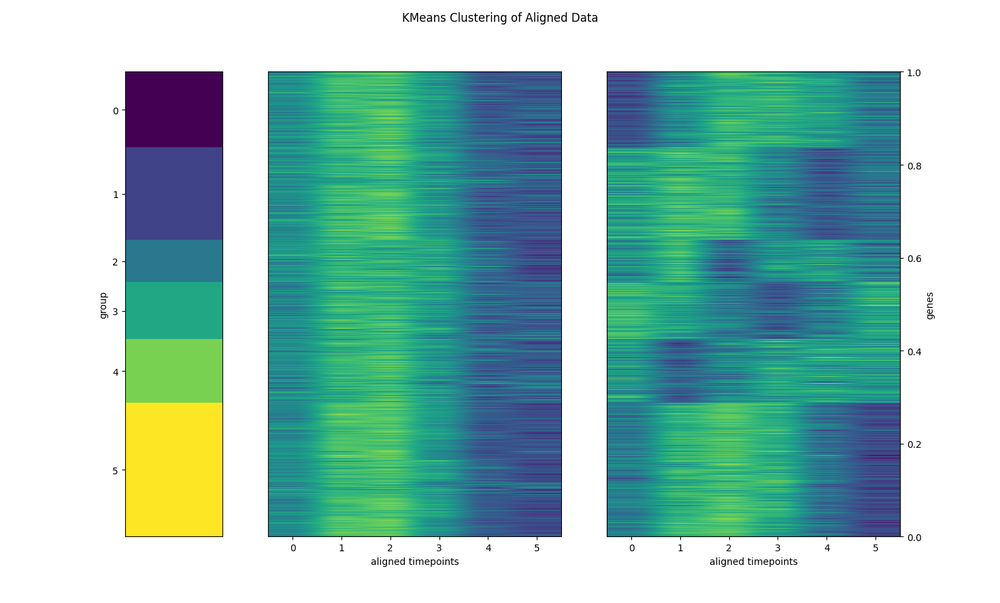
#> input picture week5/Cluster_gene_exp_3.4.png, 1000 x 603 px, shrunk from 1470 x 886 before the run
$ python -i cole_funcs.py   (imports and definitions only)
#> lines starting #> are read from the running program, lines starting #| are printed output that depends on the picture
import numpy as np
from unsupervised_framework import align_times, plot_hm, normalize_data
from sklearn.decomposition import PCA
import matplotlib.pyplot as plt
from sklearn.cluster import KMeans


def pca_from_data(data):
    #function to load data, perform PCA, and plot the first 2 PCs

    genes = np.array([name.rstrip() for name in open('gene_names.txt')])
    sample_labels = np.array([name.rstrip().split('\t') for name in open('samples.txt')])
    times = np.array([int(time.split('_')[1]) for time, rep in sample_labels if rep == 1], dtype=np.int32)
    rep_times = np.array([int(time.split('_')[1]) for time, rep in sample_labels], dtype=np.int32)
    reps = np.array([int(rep.split('_')[1]) for time, rep in sample_labels], dtype=np.int32)

    ## The above was all provided

    rep_pca = PCA(2, random_state=42).fit_transform(data.T) ## the instructions say to do all of these steps
    # print(rep_pca) # Good 'ol print debugging
    plt.scatter(rep_pca[:, 0], rep_pca[:, 1], c=rep_times, cmap='Set1', s=reps*15) ## looked up matplotlib scatter function and it showed the following
    plt.title('PCA of Replicate Data (1.3)')
    plt.xlabel('PC1')
    plt.ylabel('PC2')
    plt.show()

def ex_2():
    #function to calc means and std, perform PCA, and plot the first
    nf_rep_data = np.loadtxt('WT_NF_Ctrl_rep_counts.tsv')
    rapa_data = np.loadtxt('WT_NF_Rapa_counts.tsv')
    nf_data = np.loadtxt('WT_NF_Ctrl_counts.tsv')

    genes = np.array([name.rstrip() for name in open('gene_names.txt')])
    sample_labels = np.array([name.rstrip().split('\t') for name in open('samples.txt')])
    times = np.array([int(time.split('_')[1]) for time, rep in sample_labels if rep == 1], dtype=np.int32)
    rep_times = np.array([int(time.split('_')[1]) for time, rep in sample_labels], dtype=np.int32)
    reps = np.array([int(rep.split('_')[1]) for time, rep in sample_labels], dtype=np.int32)

    ## The above was all provided
    # print(nf_rep_data)

    ref_means = np.mean(nf_rep_data, axis = 1)
    ref_std = np.std(nf_rep_data, axis = 1)
    nf_means = np.mean(nf_data,axis = 1)
    nf_std = np.std(nf_data,axis = 1)
    rapa_means = np.mean(rapa_data,axis = 1)
    rapa_std = np.std(rapa_data,axis = 1)

    # print(nf_rep_data.shape, ref_means.shape, ref_std.shape)

    # Make boolean arrays for filtering - if above a value it'll replace it with TRUE
    ref_bool = ref_means > 0.85
    ref_bool = ref_bool & (ref_std/ref_means > 0.115)
    nf_bool = nf_means > 0.85
    nf_bool = nf_bool & (nf_std/nf_means > 0.115)
    rapa_bool = rapa_means > 0.85
    rapa_bool = rapa_bool & (rapa_std/rapa_means > 0.115)

    filtered_ref = nf_rep_data[ref_bool,:]
    filtered_nf = nf_data[nf_bool,:]
    # I had originally filtered all of these individually but was getting an index error later in 3.2 because the genes didn't match up between the ctrl and the rapa arrays. So I filtered the rapa data based on the boolean array from the ctrl data so that they would match up. I think this is what the instructions were asking for.
    filtered_rapa = rapa_data[nf_bool,:]

    pca2 = PCA(2, random_state=42).fit_transform(filtered_ref.T)
    plt.scatter(pca2[:, 0], pca2[:, 1], c=rep_times, cmap='Set1', s=reps*15)
    plt.title('PCA of FILTERED Replicate Data (2.1)')
    plt.xlabel('PC1')
    plt.ylabel('PC2')
    plt.show()
    return filtered_ref, filtered_nf, filtered_rapa

def ex_2_2(gene_data, color_array):

    normalized_data = normalize_data(gene_data)
    peak = np.argmax(normalized_data, axis=1) ## what timepoint each gene peaks at
    if color_array is None:
        color_array = peak ## color array is the timepoint each gene peaks at
    # ^ I wasn't sure if I was supposed to use the color_array argument or not since I normalized in the function, but I think this is what the instructions were asking for

    coordinates = PCA(2, random_state=42).fit_transform(normalized_data) ## the instructions say to do all of these steps
    plt.scatter(coordinates[:, 0], coordinates[:, 1], c=color_array, cmap='Set1') ## looked up matplotlib scatter function and it showed the following
    plt.title('PCA of Gene Data 2.3')
    plt.xlabel('PC1')
    plt.ylabel('PC2')
    plt.show()
    return coordinates

def angle_calc(data, gene_coords):
    #function to calculate the angle of each gene in PCA space
    angles = np.arctan2(gene_coords[:, 1], gene_coords[:, 0]) ## arctan2(y,x) gives the angle in radians
    norm_data = normalize_data(data)
    plot_hm(norm_data, xlabel='Timepoint', ylabel='Genes', title='Genes in PCA space ordered by angles (3.1)', orderby=angles, showgroups=False, fname=None)

    return angles

def align_data_with_angles(gene_coords, angles, plot = False):
    #function to align all genes by their angles
    aligned = align_times(gene_coords, angles) ## align the genes by their angles
    if plot == True:
        plot_hm(aligned, xlabel='Timepoint', ylabel='Genes', title='Genes in PCA space aligned by angles', orderby=None, showgroups=False, fname=None)#I just saved the png through the save button because I didn't want to deal with the file path issues. I can add it in if you want me to.
    return aligned

def cluster_and_plot(data1, data2):
    #function to cluster the data and plot the heatmap
    data = np.concatenate((data1, data2), axis=1) ## combine the two datasets

    kmeans = KMeans(n_clusters=6, random_state=42)

    groups = kmeans.fit_predict(data) ## fit the model and predict the clusters

    plot_hm(data1, data2, xlabel='aligned timepoints', ylabel='genes', title='KMeans Clustering of Aligned Data', orderby=groups, showgroups=True, fname=None)

# Run the functions!

# [1 line that did not run here, left out]

# [1 line not run here, left out]

# [1 line that did not run here, left out]

# [1 line that did not run here, left out]
# [1 line that did not run here, left out]
# [1 line that did not run here, left out]

# [1 line that did not run here, left out]

# for 3.2 I had to add int() within the helper function because I was getting an error about the roll function not accepting float values.
# [1 line that did not run here, left out]
# [1 line that did not run here, left out]

# [1 line not run here, left out]


## QUESTION - ANSWERS

## EX 1
# The replicates do cluster together by sampling time but not by replicate number. This is what we would expect because the replicates are supposed to be similar to each other at the same timepoint, but not necessarily similar to other timepoints.

## EX 2
# The plot looks almost exactly the same - just a little tighter together on both axes


# I'm going to be honest, I don't fully understand the analysis from exercise 3.
# Are we just assuming the angles correlates with the timepoint since we know these are representing time-dependent genes?
# I'm not totally sure what "phased to the same timing" means

>>> import cv2
>>> picture = cv2.imread('Cluster_gene_exp_3.4.png', cv2.IMREAD_GRAYSCALE)
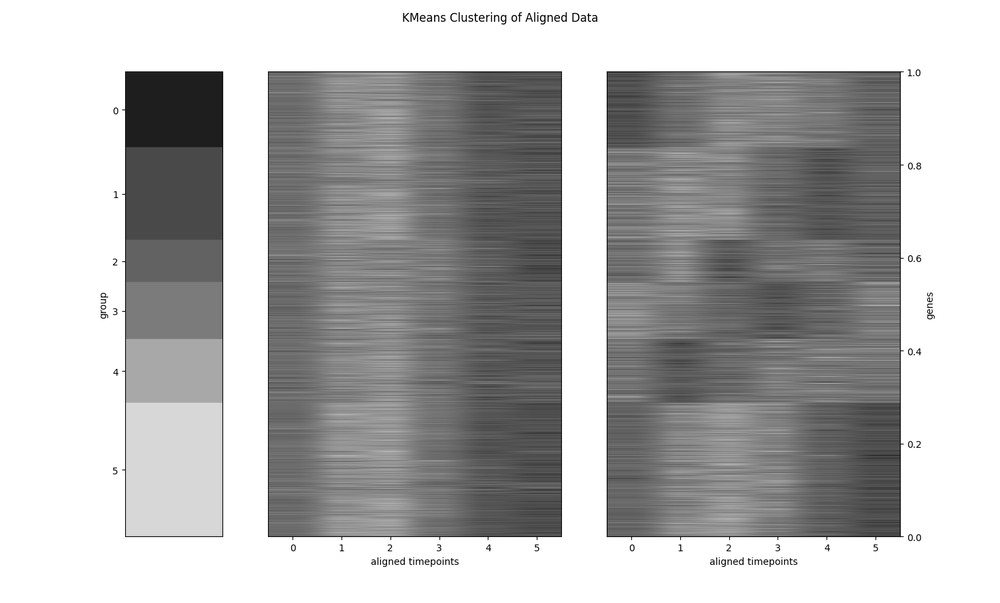
#> picture: shape (603, 1000); min 0, max 255, mean 179.1
#> (the run stopped early here; a loop or call above may not have finished)

$ run again, on week5/norm_PCA_nf_cntrl.png
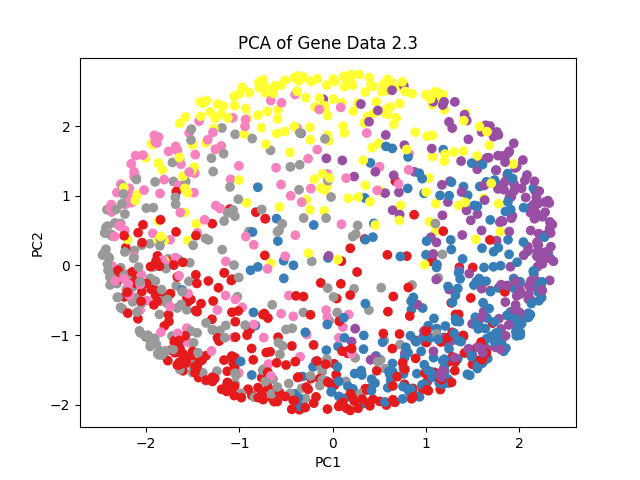
#> input picture week5/norm_PCA_nf_cntrl.png, 640 x 480 px
#> `picture = cv2.imread('Cluster_gene_exp_3.4.png', cv2.IMREAD_GRAYSCALE)`:
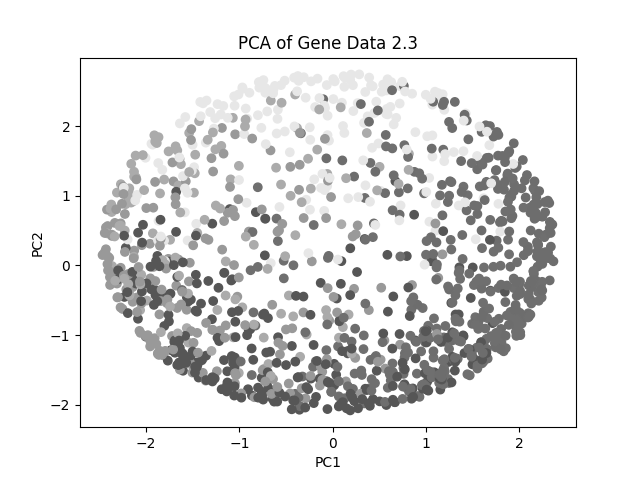
#> picture: shape (480, 640); min 0, max 255, mean 229.7

$ run again, on week5/ordered_gene_exp_3.1.png
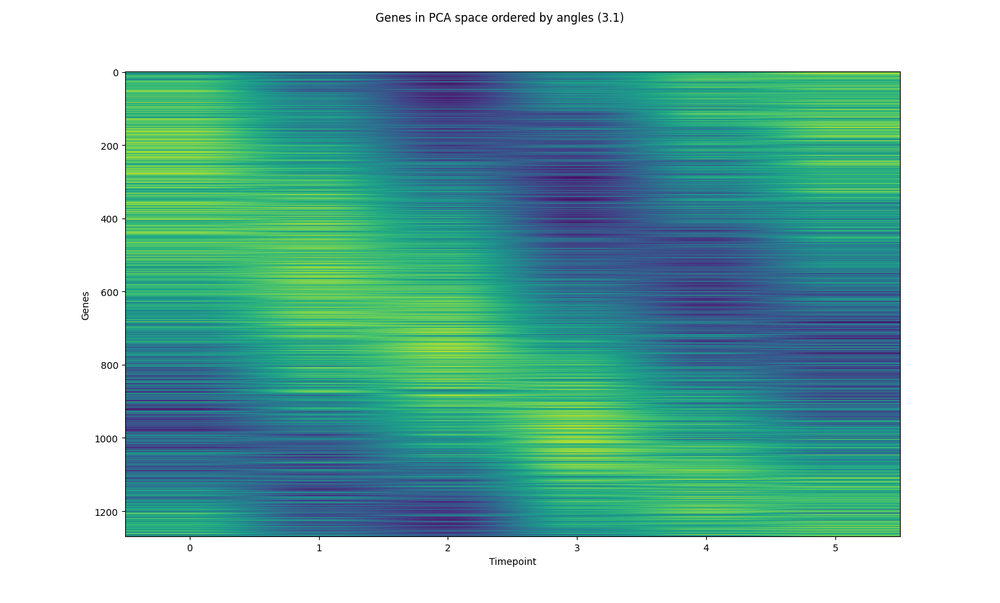
#> input picture week5/ordered_gene_exp_3.1.png, 1000 x 603 px, shrunk from 1470 x 886 before the run
#> `picture = cv2.imread('Cluster_gene_exp_3.4.png', cv2.IMREAD_GRAYSCALE)`:
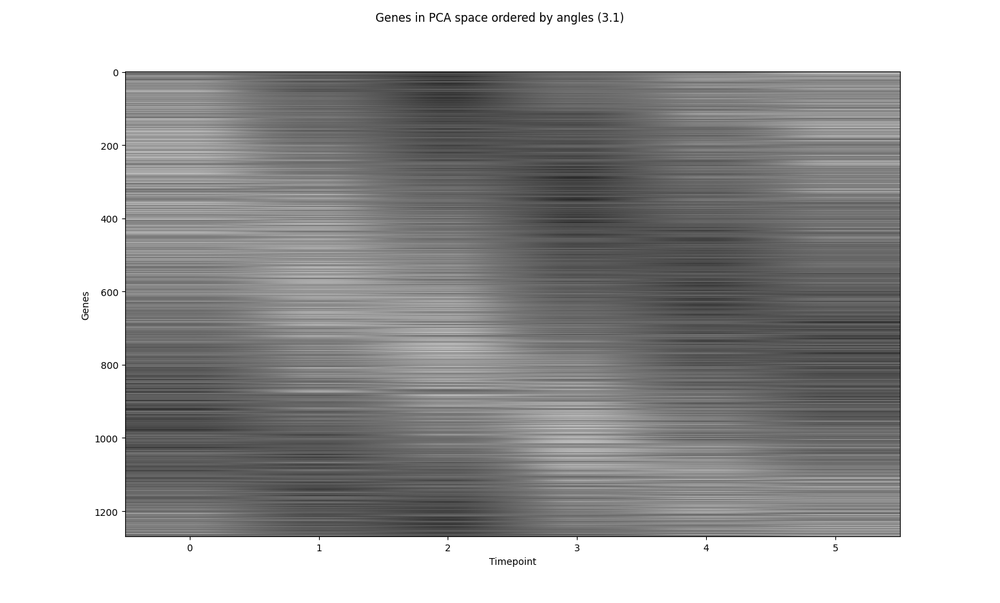
#> picture: shape (603, 1000); min 0, max 255, mean 169.8

$ run again, on week5/phased_gene_exp_3.2.png
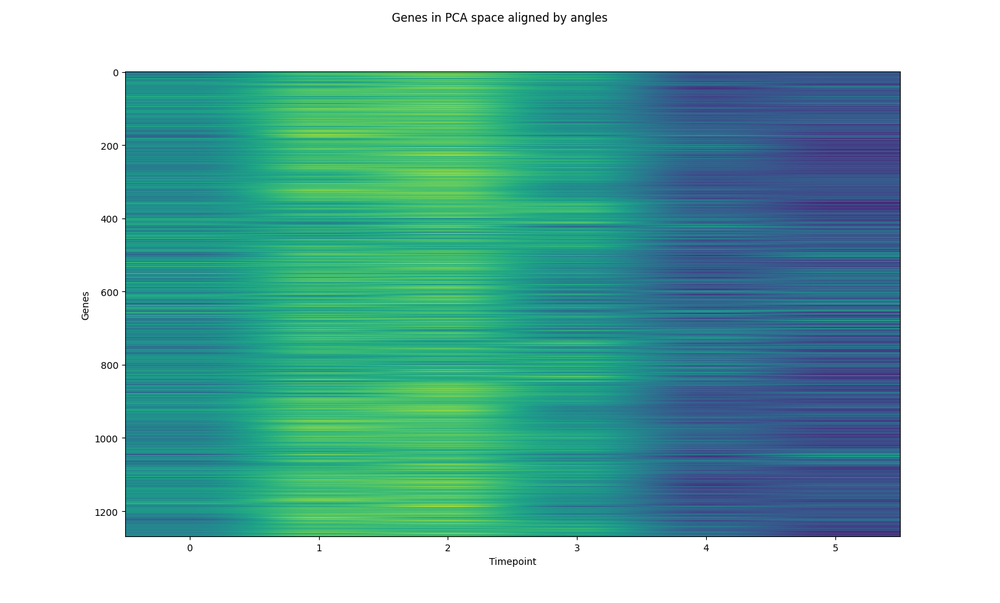
#> input picture week5/phased_gene_exp_3.2.png, 1000 x 603 px, shrunk from 1470 x 886 before the run
#> `picture = cv2.imread('Cluster_gene_exp_3.4.png', cv2.IMREAD_GRAYSCALE)`:
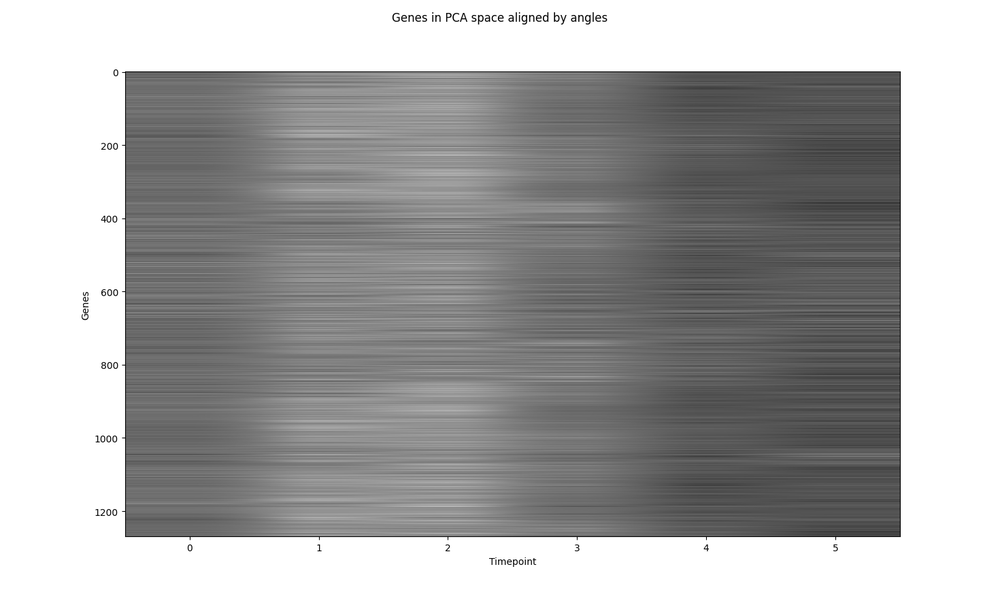
#> picture: shape (603, 1000); min 0, max 255, mean 168.6
